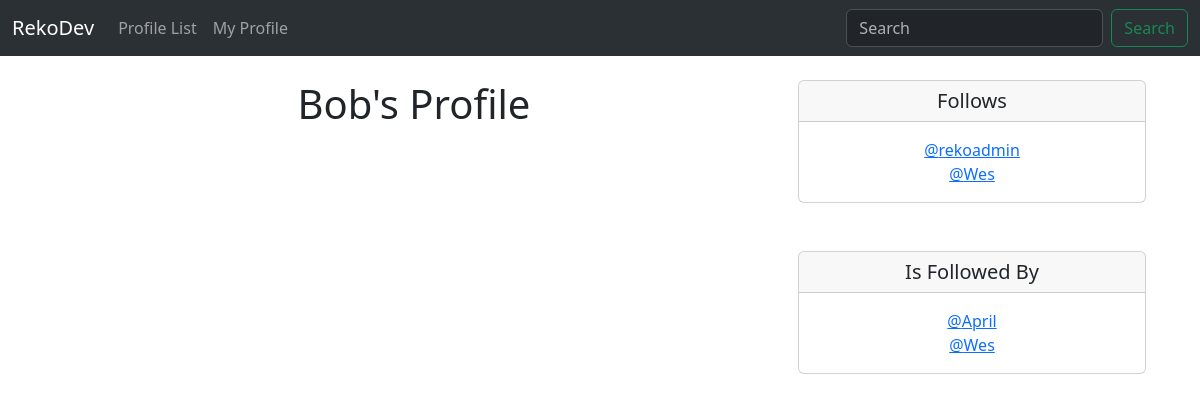
The app's page /profile/2 (signed in) with its own data.
### reko/models.py (models this page shows)
class Profile(models.Model):
    user = models.OneToOneField(User, on_delete=models.CASCADE) # We'll associate one user to one profile, and if User gets deleted, delete "profile" too
    follows = models.ManyToManyField("self",
        related_name="followed_by", # Ppl who follows you
        symmetrical=False, # If you follow someone, that someone doesn't have to follow you, right?
        blank=True) # I mean it would be cool if you started following me... <3 see ya there boi / Yeah but you start following nothing...
    date_modified = models.DateTimeField(User, auto_now=True) # When was this profile last modified?
    def __str__(self):
        return self.user.username

### reko/views.py (the view)
# urls.py: path('profile/<int:pk>', views.profile, name="profile"),
def profile(request, pk):
    if request.user.is_authenticated:
        profile = Profile.objects.get(user_id=pk)
        return render(request, 'profile.html', {"profile": profile})
    else:
        messages.success(request, ('You must log-in in order to view other profiles.'))
        return redirect('home')

### reko/templates/profile.html (shortened to what this page needs)
{% extends 'base.html' %}
{% block content %}
{% if profile %}
<div class="container text-center">
    <div class="row">
        <div class="col-8">
            <h1>{{ profile.user.username }}'s Profile</h1>
        </div>
        <div class="col-4">
            <div class="card">
                <h5 class="card-header">Follows</h5>
                <div class="card-body">
                    {% for following in profile.follows.all %}
                    <a href="{% url 'profile' following.user.id %}">@{{ following }}</a><br>
                    {% endfor %}
                </div>
            </div>
            <br><br>
            <div class="card">
                <h5 class="card-header">Is Followed By</h5>
                <div class="card-body">
                    {% for following in profile.followed_by.all %}
                    <a href="{% url 'profile' following.user.id %}">@{{ following }}</a><br>
                    {% endfor %}
                </div>
            </div>
{% endif %}
{% endblock %}

### records on screen
Profile: user.username "Bob"
Profile: user.username "rekoadmin"
Profile: user.username "Wes"
Profile: user.username "April"
